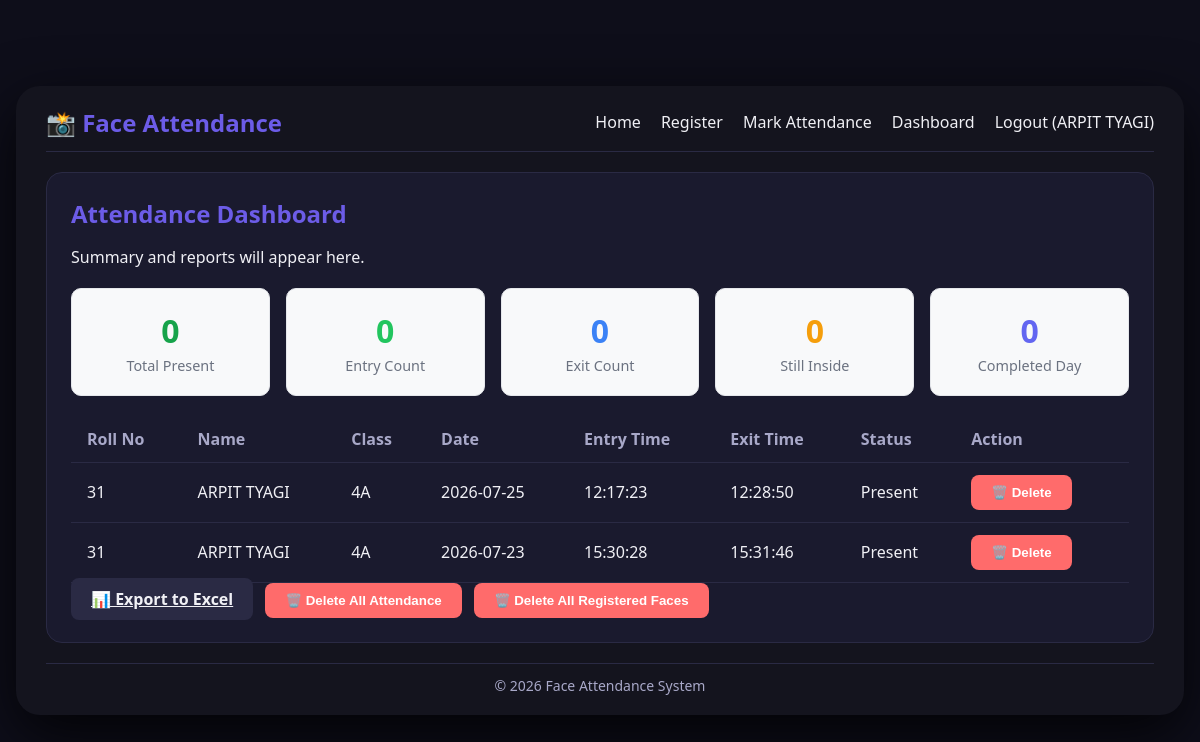
Page /dashboard (signed in) on the earlier database version.
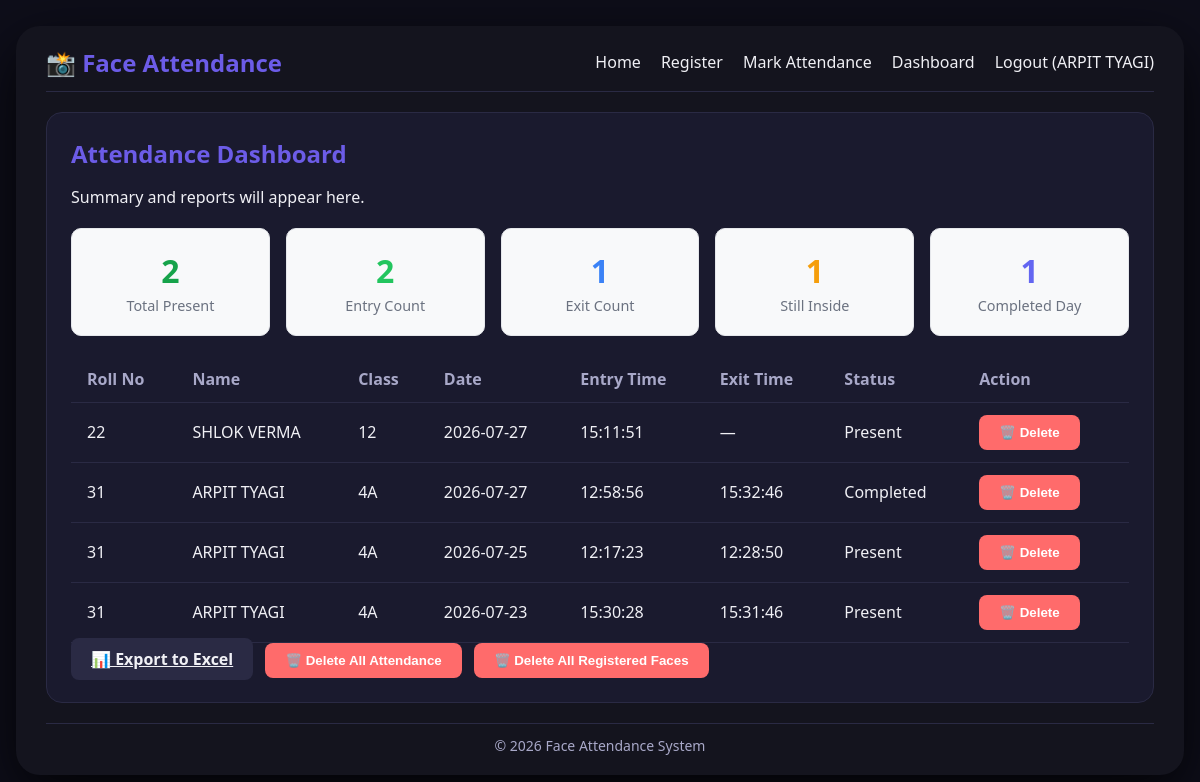
Same page on the later database version.
### tables this page shows
CREATE TABLE students (
        id INTEGER PRIMARY KEY AUTOINCREMENT,
        name TEXT NOT NULL,
        roll_no TEXT UNIQUE NOT NULL,
        class TEXT NOT NULL,
        face_encoding BLOB NOT NULL
    );

CREATE TABLE attendance (
        id INTEGER PRIMARY KEY AUTOINCREMENT,
        student_id INTEGER NOT NULL,
        date DATE NOT NULL,
        entry_time TIME,
        exit_time TIME,
        status TEXT DEFAULT 'Present'
    );

### app.py (the view)
@app.route('/dashboard')
@login_required
def dashboard():
    conn = sqlite3.connect('database.db', timeout=10)
    c = conn.cursor()
    query = """
        SELECT attendance.id, students.name, students.roll_no, students.class,
               attendance.date, attendance.entry_time, attendance.exit_time, attendance.status
        FROM attendance
        JOIN students ON attendance.student_id = students.id
        ORDER BY attendance.date DESC, attendance.entry_time DESC
    """
    c.execute(query)
    records = c.fetchall()
    today = datetime.now().strftime('%Y-%m-%d')
    c.execute(
        'SELECT COUNT(DISTINCT student_id) FROM attendance WHERE date = ? AND entry_time IS NOT NULL',
        (today,)
    )
    total_present = c.fetchone()[0]
    c.execute(
        'SELECT COUNT(*) FROM attendance WHERE date = ? AND entry_time IS NOT NULL',
        (today,)
    )
    entry_count = c.fetchone()[0]
    c.execute(
        'SELECT COUNT(*) FROM attendance WHERE date = ? AND exit_time IS NOT NULL',
        (today,)
    )
    exit_count = c.fetchone()[0]
    c.execute(
        'SELECT COUNT(*) FROM attendance WHERE date = ? AND entry_time IS NOT NULL AND exit_time IS NULL',
        (today,)
    )
    still_inside = c.fetchone()[0]
    c.execute(
        'SELECT COUNT(*) FROM attendance WHERE date = ? AND entry_time IS NOT NULL AND exit_time IS NOT NULL',
        (today,)
    )
    completed_day = c.fetchone()[0]
    conn.close()
    stats = {
        'total_present': total_present,
        'entry_count': entry_count,
        'exit_count': exit_count,
        'still_inside': still_inside,
        'completed_day': completed_day,
    }
    return render_template('dashboard.html', records=records, stats=stats)

### app.py (called while the page is built)
def login_required(f):
    @wraps(f)
    def decorated(*args, **kwargs):
        if not session.get('logged_in'):
            return redirect(url_for('login'))
        return f(*args, **kwargs)
    return decorated

### templates/dashboard.html (shortened to what this page needs)
{% extends "base.html" %}
{% block content %}
<div class="card">
    <h2>Attendance Dashboard</h2>
    <p>Summary and reports will appear here.</p>
    <div class="stats-grid">
        <div class="stat-card stat-present">
            <h3>{{ stats.total_present }}</h3>
            <p>Total Present</p>
        </div>
        <div class="stat-card stat-entry">
            <h3>{{ stats.entry_count }}</h3>
            <p>Entry Count</p>
        </div>
        <div class="stat-card stat-exit">
            <h3>{{ stats.exit_count }}</h3>
            <p>Exit Count</p>
        </div>
        <div class="stat-card stat-inside">
            <h3>{{ stats.still_inside }}</h3>
            <p>Still Inside</p>
        </div>
        <div class="stat-card stat-completed">
            <h3>{{ stats.completed_day }}</h3>
            <p>Completed Day</p>
        </div>
    </div>
    <table>
        <thead>
            <tr>
                <th>Roll No</th>
                <th>Name</th>
                <th>Class</th>
                <th>Date</th>
                <th>Entry Time</th>
                <th>Exit Time</th>
                <th>Status</th>
                <th>Action</th>
            </tr>
        </thead>
        <tbody id="attendanceTableBody">
            {% if records %}
                {% for record in records %}
                <tr id="row-{{ record[0] }}">
                    <td>{{ record[2] }}</td>
                    <td>{{ record[1] }}</td>
                    <td>{{ record[3] }}</td>
                    <td>{{ record[4] }}</td>
                    <td>{{ record[5] if record[5] else '—' }}</td>
                    <td>{{ record[6] if record[6] else '—' }}</td>
                    <td>{{ record[7] }}</td>
                    <td>
                        <button class="btn danger delete-btn" data-id="{{ record[0] }}">🗑️ Delete</button>
                    </td>
                </tr>
                {% endfor %}
            {% else %}
                <tr><td colspan="8">No data yet.</td></tr>
            {% endif %}
        </tbody>
    </table>
    <a href="{{ url_for('export_attendance') }}" class="btn secondary">📊 Export to Excel</a>
    <button id="deleteAllBtn" class="btn danger">🗑️ Delete All Attendance</button>
    <button id="deleteAllStudentsBtn" class="btn danger">🗑️ Delete All Registered Faces</button>
</div>
{% endblock %}

### templates/base.html (shortened to what this page needs)
<!DOCTYPE html>
<html lang="en">
<head>
    <link rel="stylesheet" href="{{ url_for('static', filename='style.css') }}" />
</head>
<body>
    <div id="main">
        <div id="header">
            <nav>
                <div class="logo">📸 Face Attendance</div>
                <ul>
                    <li><a href="{{ url_for('index') }}">Home</a></li>
                    <li><a href="{{ url_for('register') }}">Register</a></li>
                    <li><a href="{{ url_for('mark_attendance') }}">Mark Attendance</a></li>
                    <li><a href="{{ url_for('dashboard') }}">Dashboard</a></li>
                    {% if session.get('logged_in') %}
                    <li><a href="{{ url_for('logout') }}">Logout ({{ session.get('username') }})</a></li>
                    {% else %}
                    <li><a href="{{ url_for('login') }}">Login</a></li>
                    {% endif %}
                </ul>
            </nav>
        </div>
        <div id="content">
            {% block content %}{% endblock %}
        </div>
        <div id="footer">
            <p>&copy; 2026 Face Attendance System</p>
        </div>
    </div>
</body>
</html>

### static/style.css (style rules this page uses)
:root { --bg: #0e0e1a; --panel: #14141e; --card: #1a1a2e; --border: #2a2a44; --text: #f0f0f5; --muted: #a8a8c8; --accent: #6c5ce7; --green: #0d2a0; --red: #ff6b6b; }
* { box-sizing: border-box; margin: 0; padding: 0; }
body { font-family: 'Segoe UI', Roboto, sans-serif; background: var(--bg); color: var(--text); min-height: 100vh; display: flex; align-items: center; justify-content: center; padding: 16px; }
#main { width: 100%; max-width: 1200px; background: var(--panel); border-radius: 24px; padding: 20px 30px; box-shadow: 0 20px 60px rgba(0,0,0,0.8); }
#header nav { display: flex; justify-content: space-between; align-items: center; border-bottom: 1px solid var(--border); padding-bottom: 12px; margin-bottom: 20px; }
.logo { font-size: 24px; font-weight: 700; color: var(--accent); }
nav ul { list-style: none; display: flex; gap: 20px; }
nav ul li a { color: var(--text); text-decoration: none; font-weight: 500; transition: color 0.2s; }
#content { min-height: 400px; }
#footer { border-top: 1px solid var(--border); padding-top: 12px; margin-top: 20px; text-align: center; color: var(--muted); font-size: 14px; }
.card { background: var(--card); border: 1px solid var(--border); border-radius: 16px; padding: 24px; margin-bottom: 20px; }
.card h2 { margin-bottom: 16px; color: var(--accent); }
.btn { padding: 10px 20px; border: none; border-radius: 8px; font-weight: 600; cursor: pointer; transition: 0.2s; margin-right: 8px; }
.btn.secondary { background: var(--border); color: var(--text); }
.btn.danger { background: var(--red); color: #fff; }
table { width: 100%; border-collapse: collapse; margin-top: 16px; }
table th, table td { padding: 12px 16px; border-bottom: 1px solid var(--border); text-align: left; }
table th { color: var(--muted); font-weight: 600; }
.stats-grid { display: grid; grid-template-columns: repeat(auto-fit, minmax(140px, 1fr)); gap: 16px; margin: 20px 0; }
.stat-card { padding: 20px; border-radius: 10px; text-align: center; background: #f8f9fa; border: 1px solid #e5e7eb; }
.stat-card h3 { font-size: 2rem; margin: 0 0 4px 0; }
.stat-card p { margin: 0; color: #6b7280; font-size: 0.9rem; }
.stat-present h3 { color: #16a34a; }
.stat-entry h3 { color: #22c55e; }
.stat-exit h3 { color: #3b82f6; }
.stat-inside h3 { color: #f59e0b; }
.stat-completed h3 { color: #6366f1; }

Differences in the rows shown:
added attendance: roll_no "22", name "SHLOK VERMA", class "12", date "2026-07-27", entry_time "15:11:51", record "—", status "Present"
added attendance: roll_no "31", name "ARPIT TYAGI", class "4A", date "2026-07-27", entry_time "12:58:56", exit_time "15:32:46", status "Completed"
Other differences:
{{ stats.total_present }}: "0" → "2"
{{ stats.entry_count }}: "0" → "2"
{{ stats.exit_count }}: "0" → "1"
{{ stats.still_inside }}: "0" → "1"
{{ stats.completed_day }}: "0" → "1"
